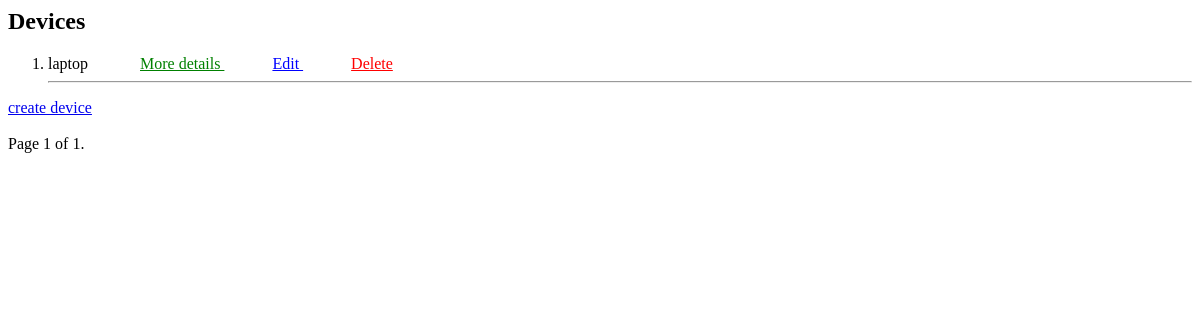
The app's page /devices/, older data.
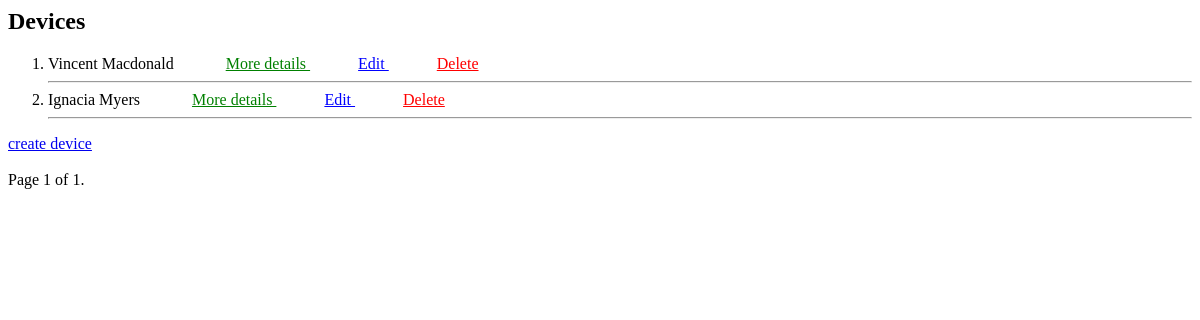
The same page, newer data.
### Tachnical_asset_manage/models.py (models this page shows, shortened)
class Device(models.Model):
    name = models.CharField(max_length=30)
    description = models.TextField(blank=True)
    mac_address = models.CharField(_("MAC Address of Device"), max_length=50, unique=True)

### Tachnical_asset_manage/views.py (the view)
# urls.py: path('devices/', DeviceListView.as_view(), name='device_list'),
class DeviceListView(BaseDeviceView, ListView):
    context_object_name = 'devices'
    template_name='device_list.html'
    paginate_by = 10

### Tachnical_asset_manage/templates/device_list.html (shortened to what this page needs)
{% block content %}
  <h2>Devices</h2>
  <ol>
    {% for device in devices %}
      <li>
        {{ device.name }}
        <a style="margin-left: 3rem; color: green;" href="{% url 'device_details' device.pk %}">
          More details
        </a>
        <a style="margin-left: 3rem; color: blue;" href="{% url 'device_update' device.pk %}">
          Edit
        </a>
        <a style="margin-left: 3rem; color: red;" href="{% url 'device_delete' device.pk %}">
          Delete
        </a>
      </li>
      <hr>
    {% endfor %}
  </ol>
  <div>
    <a href="{% url 'device_create' %}"> create device</a>
  </div>
  <div class="pagination">
    <span class="step-links">
        <span class="current">
            Page {{ page_obj.number }} of {{ page_obj.paginator.num_pages }}.
        </span>
    </span>
</div>
{% endblock %}

Row changes from the older to the newer data that the page shows:
removed Device: name "laptop"
added Device: name "Vincent Macdonald"
added Device: name "Ignacia Myers"
